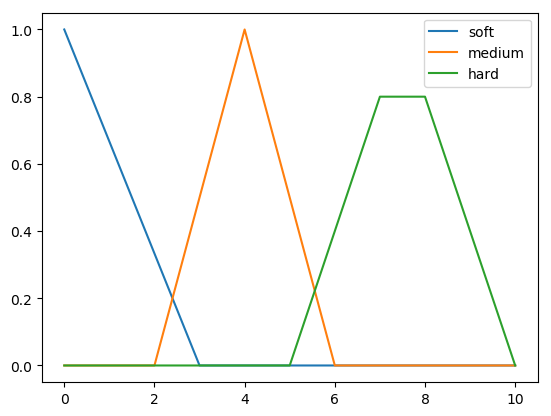

Here is the Python script that generated this plot:
import math
import matplotlib.pyplot as plt

def soft(value):
    if 0 <= value <= 3:
        membership = ((-1 / 3) * value) + 1
    else:
        membership = 0

    return membership


def medium(value):
    if 2 <= value <= 6:
        membership = 1 - math.fabs((value - 4) / 2)
    else:
        membership = 0

    return membership


def hard(value):
    if 5 <= value <= 10:
        membership = 1 - math.fabs((value - 7.5) / 2.5)
    else:
        membership = 0

    return membership


y1 = []
y2 = []
y3 = []
x1 = []
plt.figure(93)
for x in range(0, 11):
    y1.append(soft(x))
    y2.append(medium(x))
    y3.append(hard(x))
    x1.append(x)

plt.plot(x1, y1)
plt.plot(x1, y2)
plt.plot(x1, y3)
plt.legend(('soft', 'medium', 'hard'), loc='upper right')
plt.savefig("flour.png", bbox_inches='tight')